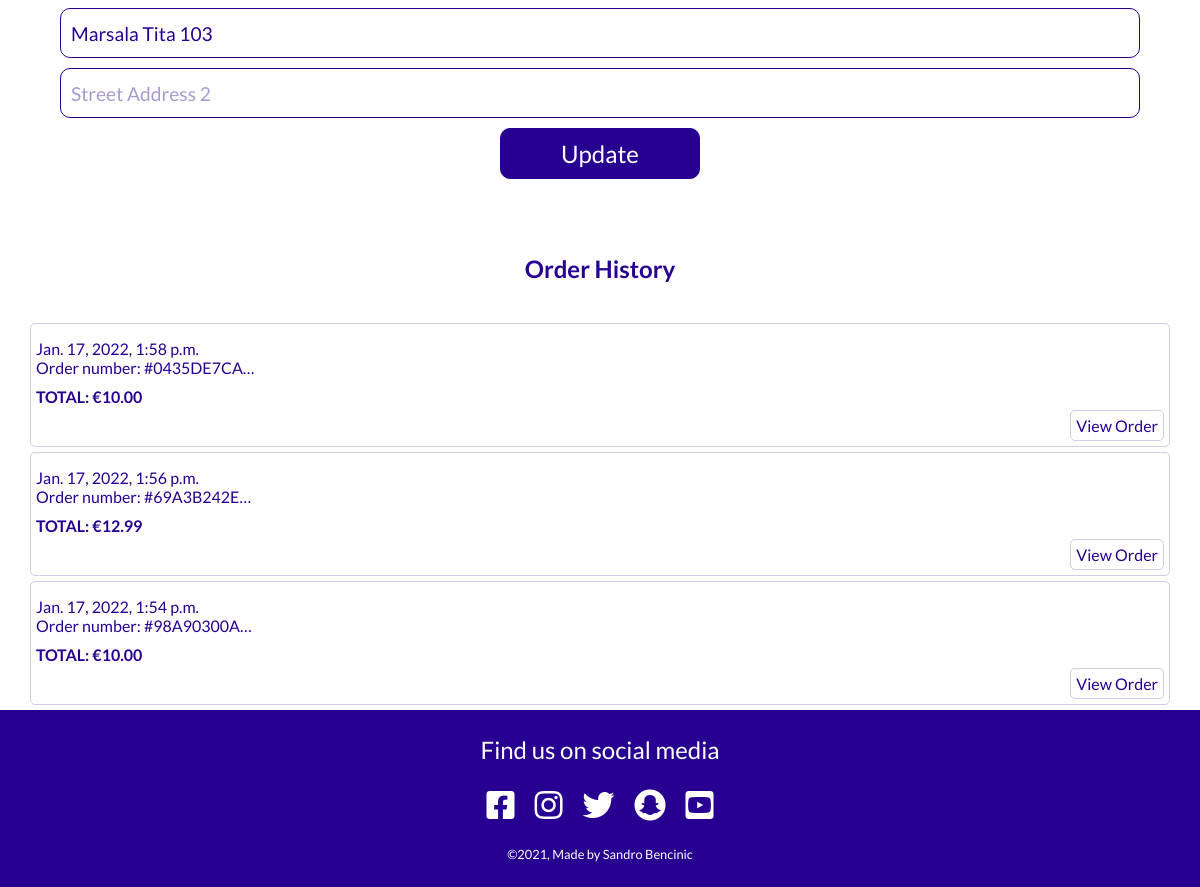
The app's page /profiles/profile/ (signed in, lower part), older data.
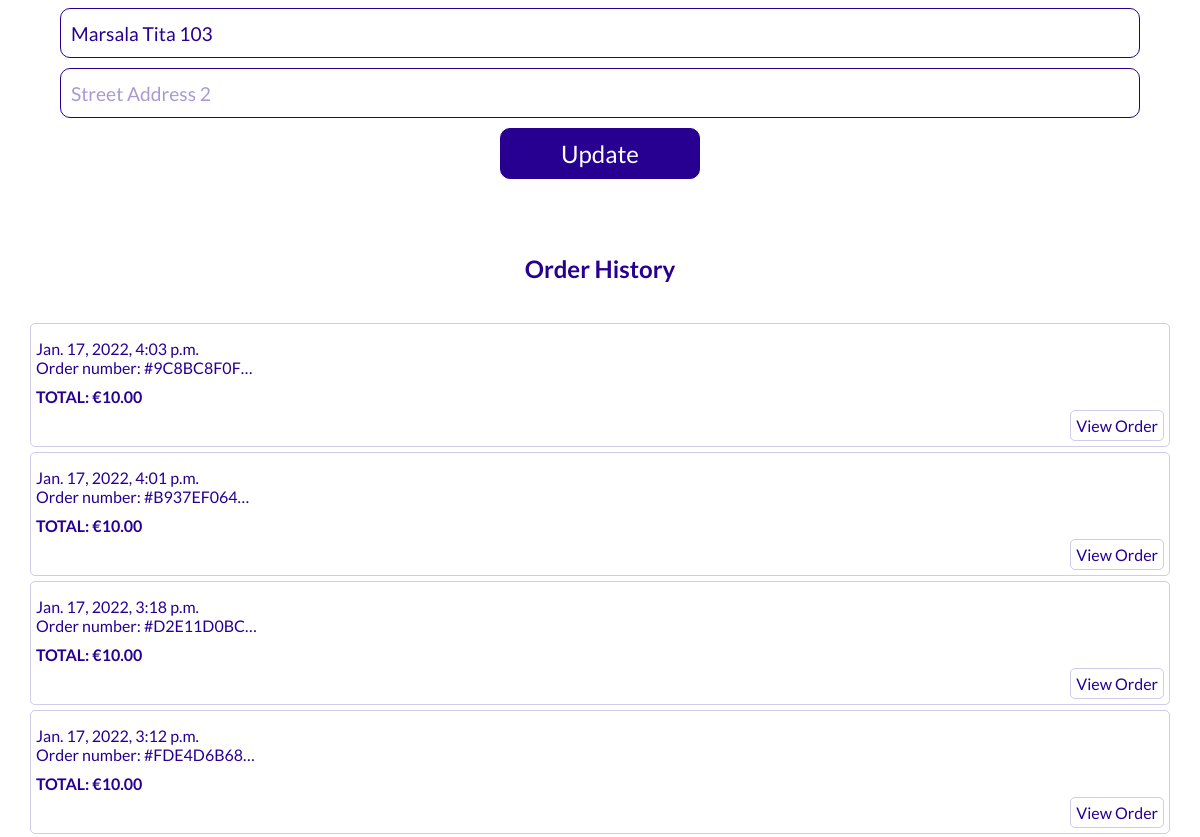
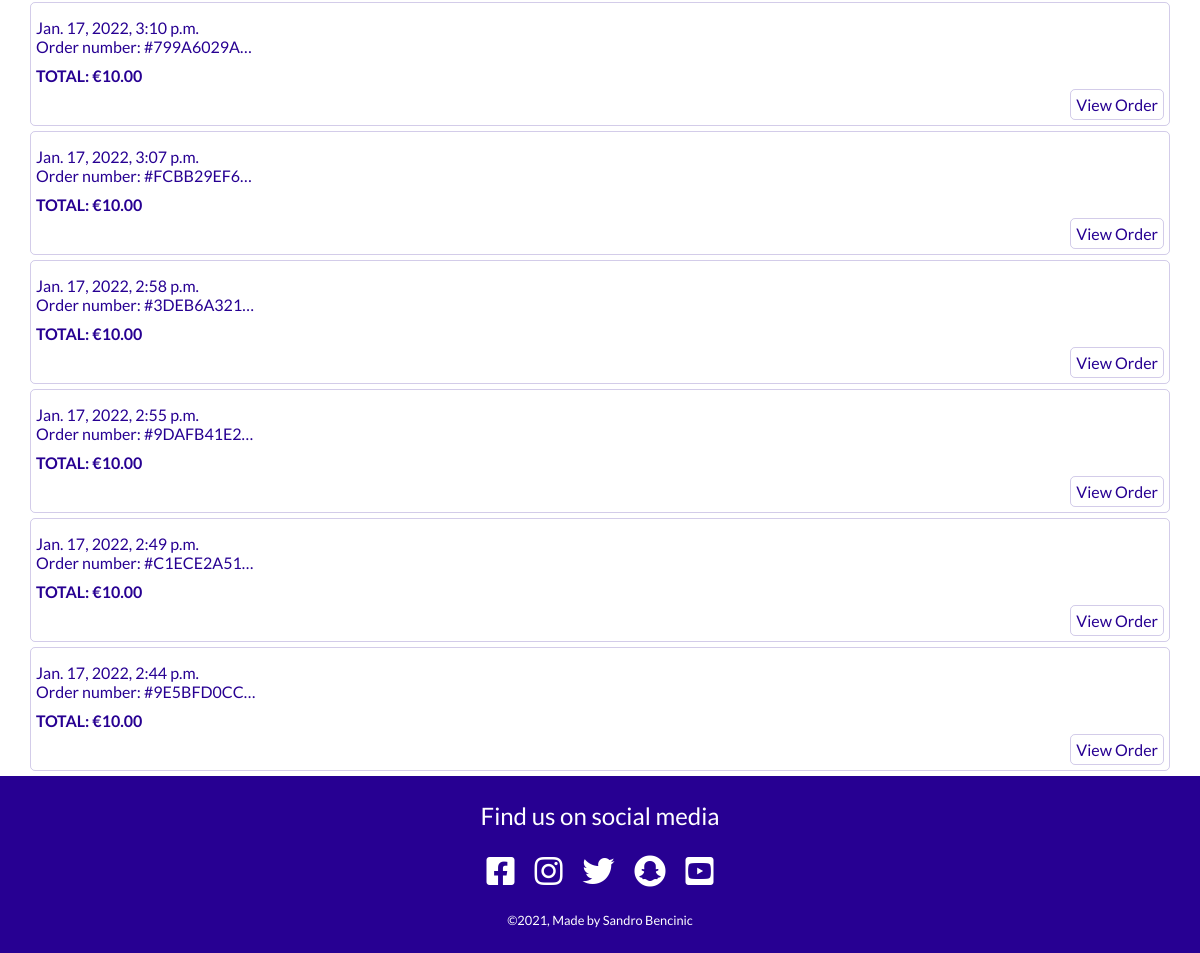
The same page, newer data (2 pictures, top to bottom).
### checkout/models.py (models this page shows, shortened)
class Order(models.Model):
    user_profile = models.ForeignKey(
        UserProfile, on_delete=models.SET_NULL,
        null=True, blank=True, related_name='orders')
    full_name = models.CharField(max_length=100)
    email = models.EmailField(max_length=100)
    phone_number = models.CharField(max_length=100)
    street_address1 = models.CharField(max_length=100)
    street_address2 = models.CharField(max_length=100, null=True, blank=True)
    city = models.CharField(max_length=100)
    date = models.DateTimeField(auto_now_add=True)
    order_number = models.CharField(max_length=32, editable=False)
    order_total = models.DecimalField(
        max_digits=10, decimal_places=2, default=0, null=True)
    original_bag = models.TextField(null=False, blank=False, default='')
    stripe_pid = models.CharField(
        max_length=254, null=False, blank=False, default='')

### profiles/views.py (the view)
# urls.py: path('profile/', profile, name='profile'),
def profile(request):
    profile = get_object_or_404(UserProfile, user=request.user)
    if request.method == 'POST':
        form = UserProfileForm(request.POST, instance=profile)
        if form.is_valid():
            form.save()
            messages.success(request, 'Profile updated successfully')
    form = UserProfileForm(instance=profile)
    orders = profile.orders.all()[::-1]
    context = {
        'form': form,
        'orders': orders
    }
    return render(request, 'profiles/profile.html', context)

### profiles/forms.py
class UserProfileForm(forms.ModelForm):
    class Meta:
        model = UserProfile
        exclude = ('user',)
    def __init__(self, *args, **kwargs):
        super().__init__(*args, **kwargs)
        placeholders = {
            'default_phone_number': 'Phone Number',
            'default_city': 'City',
            'default_street_address1': 'Street Address 1',
            'default_street_address2': 'Street Address 2',
        }
        self.fields['default_phone_number'].widget.attrs['autofocus'] = True
        for field in self.fields:
            if self.fields[field].required:
                placeholder = f'{placeholders[field]} *'
            else:
                placeholder = placeholders[field]
            self.fields[field].widget.attrs['placeholder'] = placeholder
            self.fields[field].label = False

### profiles/templates/profiles/profile.html (shortened to what this page needs)
{% extends 'base.html' %}
{% load static %}
{% block content %}
    <div class="update-profile">
        <form class="update-profile-form" action="{% url 'profile' %}" method="post">
            {{ form.as_p }}
            <button class="btn btn--update-profile" type="submit">Update</button>
        </form>
    </div>
    <div class="orderhistory">
        <h2 class="orderhistory__title">Order History</h2>
        {% if orders|length == 0  %}
            <p class="orderhistory__text">Your order history is empty.</p>
        {% else %}
            {% for order in orders %}
                <div class="orderhistory__item">
                    <p class="orderhistory__date">{{ order.date }}</p>
                    <p class="orderhistory__number">Order number: #{{ order.order_number|truncatechars:10 }}</p>
                    <p class="orderhistory__total">TOTAL: €{{ order.order_total }}</p>
                    <a class="orderhistory__btn" href="{% url 'saved_order' order.order_number %}">View Order</a>
                </div>
            {% endfor %}
        {% endif %}
    </div>
{% endblock content %}

Row changes from the older to the newer data that the page shows:
removed Order: date "Jan. 17, 2022, 1:58 p.m.", order_number "0435DE7CA…", order_total "10.00"
removed Order: date "Jan. 17, 2022, 1:56 p.m.", order_number "69A3B242E…", order_total "12.99"
removed Order: date "Jan. 17, 2022, 1:54 p.m.", order_number "98A90300A…", order_total "10.00"
added Order: date "Jan. 17, 2022, 4:03 p.m.", order_number "9C8BC8F0F…", order_total "10.00"
added Order: date "Jan. 17, 2022, 4:01 p.m.", order_number "B937EF064…", order_total "10.00"
added Order: date "Jan. 17, 2022, 3:18 p.m.", order_number "D2E11D0BC…", order_total "10.00"
added Order: date "Jan. 17, 2022, 3:12 p.m.", order_number "FDE4D6B68…", order_total "10.00"
added Order: date "Jan. 17, 2022, 3:10 p.m.", order_number "799A6029A…", order_total "10.00"
added Order: date "Jan. 17, 2022, 3:07 p.m.", order_number "FCBB29EF6…", order_total "10.00"
added Order: date "Jan. 17, 2022, 2:58 p.m.", order_number "3DEB6A321…", order_total "10.00"
added Order: date "Jan. 17, 2022, 2:55 p.m.", order_number "9DAFB41E2…", order_total "10.00"
added Order: date "Jan. 17, 2022, 2:49 p.m.", order_number "C1ECE2A51…", order_total "10.00"
added Order: date "Jan. 17, 2022, 2:44 p.m.", order_number "9E5BFD0CC…", order_total "10.00"
